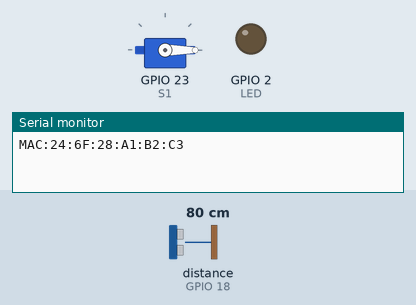
Bench run of a sketch on a simulated ESP32. Shown: servo, output pins drawn as LEDs (lit = HIGH), the last lines printed to the serial monitor. Wiring (inferred from the names in the program): ultrasonic range finder: trigger GPIO 19; echo GPIO 18. The test bench sets the inputs (shaded band); at power-on: distance to the obstacle (sensor on GPIO 18) 80 cm. The echo pulse lasts 58.3 µs per cm; uploads are accepted with an empty reply; pins used as bus, display or sensor lines are not drawn.

Above: at 0.1 s.
At 1.6 s:
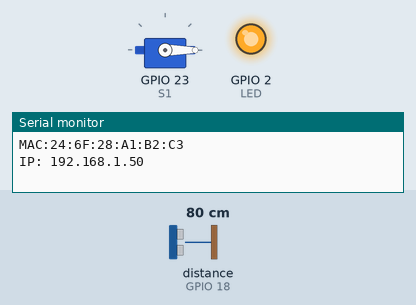
Timing chart, 0 to 3.1 s (numbered marks = the images above):
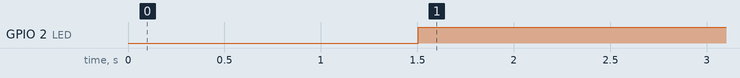

The sketch:

practica6.ino
```cpp
#include <Arduino.h>
#include <WiFi.h>
#include <WiFiMulti.h>
#include <HTTPClient.h>

#include <ESP32Servo.h>

#define TRIG  19
#define ECHO  18
#define S1 23
#define LED 2

double tiempo, distancia;
Servo servo;
WiFiMulti wm;
String jwt;
bool sesion = false;

void setup() {
  Serial.begin(115200);
  pinMode(TRIG, OUTPUT);
  pinMode(ECHO, INPUT);
  pinMode(LED, OUTPUT);
  digitalWrite(TRIG, LOW);
  servo.attach(S1);
  servo.write(0);
  digitalWrite(LED, LOW);
  sesion = false;
  //conexion wifi
  Serial.println("MAC:" + WiFi.macAddress());
  wm.addAP("IOT","A3o6HhLw");
}

void loop() {
  if((wm.run() == WL_CONNECTED)) {
    digitalWrite(LED, HIGH);
    Serial.print("IP: ");
    Serial.println(WiFi.localIP());
    if(!sesion)login();
    else{
      //enviar datos de sensores al servidor
      ultrasonico();
      registrar ();
      actualiza(21);
    }
    }else{
      digitalWrite(LED, LOW);
    }
  delay(1000);
}

void ultrasonico(){
  digitalWrite(TRIG, HIGH);
  delayMicroseconds(10);
  digitalWrite(TRIG, LOW);
  tiempo = pulseIn(ECHO, HIGH);
  distancia = tiempo / 58.2; //ajustar el 58.2 para que sea mas exacta la distancia
  Serial.println(distancia);
}

void login (){
   HTTPClient http;
    http.begin("https://iotrest.itsch.kyared.com/");
    http.addHeader("Content-Type", "application/x-www-form-urlencoded");

    int httpCode = http.POST("username=admin&password=123");
    if(httpCode == HTTP_CODE_OK){ //200OK
      jwt = http.getString();
      Serial.println(jwt);
      sesion = true;
    }else{
      Serial.println("Error de Conexion.Codigo:" + httpCode);
    }
    http.end();
}

void registrar (){
   HTTPClient http;
    http.begin("https://iotrest.itsch.kyared.com/sensors");
    http.addHeader("Content-Type", "application/x-www-form-urlencoded");
    http.addHeader("Authorization-Type", "Bearer " + jwt);

    int httpCode = http.POST("name=isa&type=ultrasonic&value=" + String(distancia));
    if(httpCode == HTTP_CODE_OK){ //200OK
      String result = http.getString();
      Serial.println(result);
    }else{
      Serial.println("Error de Conexion. Codigo:" + httpCode);
    }
    http.end();
}

void actualiza(int id){
   HTTPClient http;
    http.begin("https://iotrest.itsch.kyared.com/sensors/" + String(id));
    http.addHeader("Content-Type", "application/x-www-form-urlencoded");
    http.addHeader("Authorization-Type", "Bearer" + jwt);

    int httpCode = http.PUT("name=isa&type=ultrasonic&value=" + String(distancia));
    if(httpCode == HTTP_CODE_OK){ //200OK
      String result = http.getString();
      Serial.println(result);
    }else{
      Serial.println("Error de Conexion. Codigo:" + httpCode);
    }
    http.end();
}
```

Measured:
- by itself, GPIO 2 (LED): LOW → HIGH at 1.5 s
